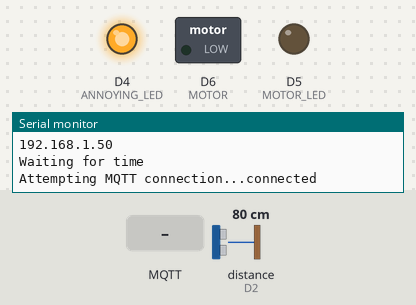
Recording of a sketch running on a simulated ESP8266 (NodeMCU). Shown: switched loads named in the sketch (green lamp = pin HIGH), output pins drawn as LEDs (lit = HIGH), the last lines printed to the serial monitor. Wiring (inferred from the names in the program): ultrasonic range finder: trigger D1; echo D2. The test bench sets the inputs (shaded band); at power-on: distance to the obstacle (sensor on D2) 80 cm. The echo pulse lasts 58.3 µs per cm; WiFi joins after 1.5 s; servers stay silent unless stated; the local clock reads 2024-03-15 10:24:30 at power-on unless the sketch sets it; random numbers use the default seed unless the sketch sets one; no MQTT or app messages arrive unless stated; pins used as bus, display or sensor lines are not drawn.

Above: at 2.7 s.
2.8 s: MQTT message "1" arrives on the first subscribed topic
At 3.3 s:
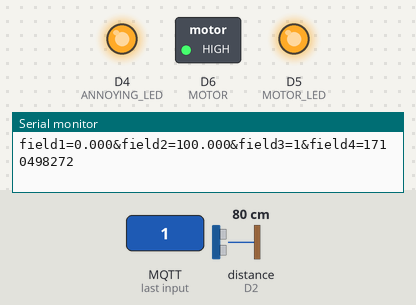
4.3 s: MQTT message "0" arrives on the first subscribed topic
At 5.6 s:
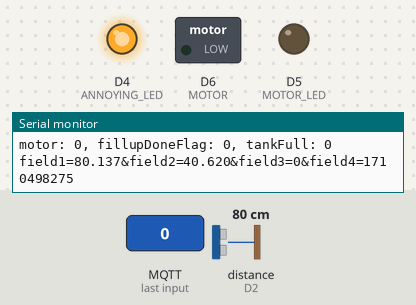
Timing chart, 0 to 7.3 s (numbered marks = the images above; inputs shaded):
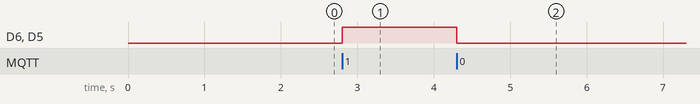

Measured:
- after the input at 2.8 s, D6 (MOTOR), D5 (MOTOR_LED): LOW → HIGH at once
- after the input at 4.3 s, D6 (MOTOR), D5 (MOTOR_LED): HIGH → LOW at once

The sketch:

sonar-mqtt.ino
```cpp
/*
 Basic ESP8266 MQTT example

 This sketch demonstrates the capabilities of the pubsub library in combination
 with the ESP8266 board/library.

 It connects to an MQTT server then:
  - publishes "hello world" to the topic "outTopic" every two seconds
  - subscribes to the topic "inTopic", printing out any messages
    it receives. NB - it assumes the received payloads are strings not binary
  - If the first character of the topic "inTopic" is an 1, switch ON the ESP Led,
    else switch it off

 It will reconnect to the server if the connection is lost using a blocking
 reconnect function. See the 'mqtt_reconnect_nonblocking' example for how to
 achieve the same result without blocking the main loop.

 To install the ESP8266 board, (using Arduino 1.6.4+):
  - Add the following 3rd party board manager under "File -> Preferences -> Additional Boards Manager URLs":
       http://arduino.esp8266.com/stable/package_esp8266com_index.json
  - Open the "Tools -> Board -> Board Manager" and click install for the ESP8266"
  - Select your ESP8266 in "Tools -> Board"

*/

#include <ESP8266WiFi.h>
#include <PubSubClient.h>
#include <time.h>                       // time() ctime()
#include <sys/time.h>                   // struct timeval
/*
********************************************
14CORE ULTRASONIC DISTANCE SENSOR CODE TEST
********************************************
*/
#define TRIGGER D1
#define ECHO    D2
#define MOTOR D6
#define MOTOR_LED D5
// 1 is off, 0 is on for some reason
#define ANNOYING_LED D4


const float TANK_FULL_DISTANCE_CM = 14.83; // distance at which 'aap ki paani ki tanki full hai'
const float TANK_DEPTH_CM = 109.982; // 43.3 inches

// Update these with values suitable for your network.

const char* ssid = "Anurag 2";
const char* password = "pavilion";
//const char* mqtt_server = "test.mosquitto.org";
const char* mqtt_server = "mqtt.thingspeak.com";
const int mqtt_port = 1883;
//const char* mqtt_server = "m10.cloudmqtt.com";
const char* mqtt_username = "a-unique-username";
const char* mqtt_password = "ZTO2255CUWOK0RIU";
const char* STATUS_TOPIC = "channels/507497/publish/4M5ZYM7CDET6C3J5";
const char* MOTOR_TOPIC = "channels/507509/subscribe/fields/field1/TPBLNPPKS1DQFTBR";

bool isManuallySwitchedOnFlag = false;

WiFiClient espClient;
PubSubClient client(espClient);
long lastMsg = 0;
double distances[5];
int n_distances = sizeof(distances)/sizeof(distances[0]);
int distanceIdx = 0;
char msg[200];
int value = 0;

void setup_wifi() {

  delay(10);
  // We start by connecting to a WiFi network
  Serial.println();
  Serial.print("Connecting to ");
  Serial.println(ssid);

  WiFi.begin(ssid, password);

  while (WiFi.status() != WL_CONNECTED) {
    delay(500);
    Serial.print(".");
  }

  randomSeed(micros());

  Serial.println("");
  Serial.println("WiFi connected");
  Serial.println("IP address: ");
  Serial.println(WiFi.localIP());

  // setup time
  // use GMT only
  configTime(0, 0, "pool.ntp.org", "time.nist.gov");
  Serial.println("\nWaiting for time");
  while (!time(nullptr)) {
    Serial.print(".");
    delay(1000);
  }
  Serial.println("");
}

struct Status {
  double distance, percentage; // calc percentage here only
  bool motor;
  time_t timestamp;
};

double getPercentage(double distance) {
  if (distance < TANK_FULL_DISTANCE_CM) return 1;
  else
    return (
      (TANK_DEPTH_CM - (distance - TANK_FULL_DISTANCE_CM)) / TANK_DEPTH_CM
    );
}

struct Status getStatus() {
  struct Status s1;
  s1.distance = getDistancesMedian(distances, n_distances);
//  s1.distance = getDistance();
  s1.percentage = getPercentage(s1.distance);
  s1.motor = digitalRead(MOTOR);
  s1.timestamp = time(nullptr);
  return s1;
}

void sendStatus(struct Status s1) {
//  snprintf(msg, 199, "{\"distance\": %.3lf, \"percentage\": %.5lf, \"motor\": %d, \"timestamp\": %ld }", s1.distance, s1.percentage, s1.motor, s1.timestamp);
  // for thingspeak:
  snprintf(msg, 199, "field1=%.3lf&field2=%.3lf&field3=%d&field4=%ld", s1.distance, s1.percentage * 100, s1.motor, s1.timestamp);
  Serial.println(msg);
  client.publish(STATUS_TOPIC, msg);
}

void writeMotor(bool val, bool manual = false);

void writeMotor(bool val, bool manual) {
  // digitalWrite both motor and led pin
  if (val && manual) {
    isManuallySwitchedOnFlag = true;
  } else {
    isManuallySwitchedOnFlag = false;
  }
  digitalWrite(MOTOR, val);
  digitalWrite(MOTOR_LED, val);
}


void callback(char* topic, byte* payload, unsigned int length) {
  Serial.print("Message arrived [");
  Serial.print(topic);
  Serial.print("] ");
  for (int i = 0; i < length; i++) {
    Serial.print((char)payload[i]);
  }
  Serial.println();

  if (strcmp(topic, MOTOR_TOPIC) == 0) {
    // switch motor
    if ((char)payload[0] == '1') {
      writeMotor(HIGH, true);
    } else {
      writeMotor(LOW, true);
    }
    // send status
    delay(10);
    sendStatus(getStatus());
  }

}

void reconnect() {
  // Loop until we're reconnected
  while (!client.connected()) {
    Serial.print("Attempting MQTT connection...");
    // Create a random client ID
    String clientId = "ESP8266-";
    clientId += String(random(0xffff), HEX);
    // Attempt to connect
    if (client.connect(clientId.c_str(), mqtt_username, mqtt_password)) {
      Serial.println("connected");
      // Once connected, publish an announcement...
//      client.publish(OUT_TOPIC, "hello world");
      // ... and resubscribe
      client.subscribe(MOTOR_TOPIC);
    } else {
      Serial.print("failed, rc=");
      Serial.print(client.state());
      Serial.println(" try again in 5 seconds");
      // Wait 5 seconds before retrying
      delay(5000);
    }
  }
}

void setup() {
  pinMode(MOTOR, OUTPUT);
  pinMode(MOTOR_LED, OUTPUT);
  pinMode(TRIGGER, OUTPUT);
  pinMode(ANNOYING_LED, OUTPUT);
  digitalWrite(ANNOYING_LED, HIGH);
  pinMode(ECHO, INPUT);
  Serial.begin(115200);
  setup_wifi();
  client.setServer(mqtt_server, mqtt_port);
  client.setCallback(callback);
}

double getDistance() {
  long duration;
  double distance;
  digitalWrite(TRIGGER, LOW);
  delayMicroseconds(2);

  digitalWrite(TRIGGER, HIGH);
  delayMicroseconds(10);

  digitalWrite(TRIGGER, LOW);
  duration = pulseIn(ECHO, HIGH);
  distance = (duration/2.0) / 29.1;
  return distance;
//// DEBUGGING
//return 20.0;
}

double getDistancesMedian(double distances[], int n_distances) {
  // bubble sort
  bubble_sort(distances, n_distances);
  // return middle;
  return distances[n_distances/2];
}

void loop() {

  if (!client.connected()) {
    reconnect();
  }
  client.loop();

  long now = millis();
  if (now - lastMsg > 1000) {
    lastMsg = now;
    distances[distanceIdx++] = getDistance();
    if (distanceIdx % n_distances == 0) {
      distanceIdx = 0;
      // do the shit
      Status s1 = getStatus();
      doFillUp(s1);
      // get new value of motor now since it might have changed...
      s1.motor = digitalRead(MOTOR);
      sendStatus(s1);
    }
  }
//  if (now - lastMsg > 5000) {
//    lastMsg = now;
//    Status s1 = getStatus();
//    doFillUp(s1);
//    // get new value of motor now since it might have changed...
//    s1.motor = digitalRead(MOTOR);
//    sendStatus(s1);
//  }
}
```

motor_fillup.ino
```cpp
//#ifdef MOTOR_FILLUP
//#define MOTOR_FILLUP
#include <ESP8266WiFi.h>
#include <PubSubClient.h>
#include <time.h>                       // time() ctime()
#include <sys/time.h>                   // struct timeval

bool fillupDoneFlag = false;


const int startHours[] = {11, 23/*, 16*/};
const int startMinutes[] = {30, 0/*, 56*/};

// out of range values are allowed for mktime
// hoping this will work
const int endHours[] = {12, 23/*, 16*/};
const int endMinutes[] = {30, 45/*, 57*/};

const int n_intervals = sizeof(startHours)/sizeof(startHours[0]);


struct tm getTimeFromHourMinute(time_t now, int hour, int minute) {
  struct tm theTime;
  theTime = *gmtime(&now);
  theTime.tm_hour = hour;
  theTime.tm_min = minute;
  theTime.tm_sec = 0;
  return theTime;
}

bool isInInterval(time_t now, int startHour, int startMinute, int endHour, int endMinute) {
  struct tm startTime, endTime;
  startTime = getTimeFromHourMinute(now, startHour, startMinute);
  endTime = getTimeFromHourMinute(now, endHour, endMinute);
  return difftime(now, mktime(&startTime)) > 0 && difftime(now, mktime(&endTime)) < 0;
}

bool isTankFull(double distance) {
  return  distance < 1.05 * TANK_FULL_DISTANCE_CM; // 5% threshold
}


////////// FIX THIS:
//// should turn off after interval is done even if water is not full
bool tankFillUp(int motor, bool tankFull, time_t now, int startHour, int startMinute, int endHour, int endMinute) {
  // return true if in interval, otherwise false
  if (! isInInterval(now, startHour, startMinute, endHour, endMinute)) {
    return false;
  }

  if (motor && tankFull) {
    writeMotor(LOW);
    fillupDoneFlag = true;
  } else if (!motor && !fillupDoneFlag) {
    writeMotor(HIGH);
  }

  return true;
}

void fixWhenNoInterval(bool tankFull, bool motor) {
  // if motor is on but not manually, then switch it off
  if (motor && !isManuallySwitchedOnFlag) {
    writeMotor(LOW);
  }
  // just make flag false and turn off motor if full
  if (tankFull)
    writeMotor(LOW);
  fillupDoneFlag = false;
}

void doFillUp(Status s1) {
  bool inSomeInterval = false;
  bool tankFull = isTankFull(s1.distance);
  snprintf(msg, 100, "motor: %d, fillupDoneFlag: %d, tankFull: %d", s1.motor, fillupDoneFlag, tankFull);
  Serial.println(msg);
  for (int i = 0; i < n_intervals; i++) {
    inSomeInterval = inSomeInterval || tankFillUp(s1.motor, tankFull, s1.timestamp, startHours[i], startMinutes[i], endHours[i], endMinutes[i]);
  }
  if ( !inSomeInterval) {
    fixWhenNoInterval(tankFull, s1.motor);
  }
}


//#endif
```

motor_health.ino
```cpp
// make sure motor is not overworked/running empty.
```

sort.ino
```cpp
void bubble_sort(double a[], int size) {
    for(int i=0; i<(size-1); i++) {
        for(int o=0; o<(size-(i+1)); o++) {
                if(a[o] > a[o+1]) {
                    double t = a[o];
                    a[o] = a[o+1];
                    a[o+1] = t;
                }
        }
    }
}
```
